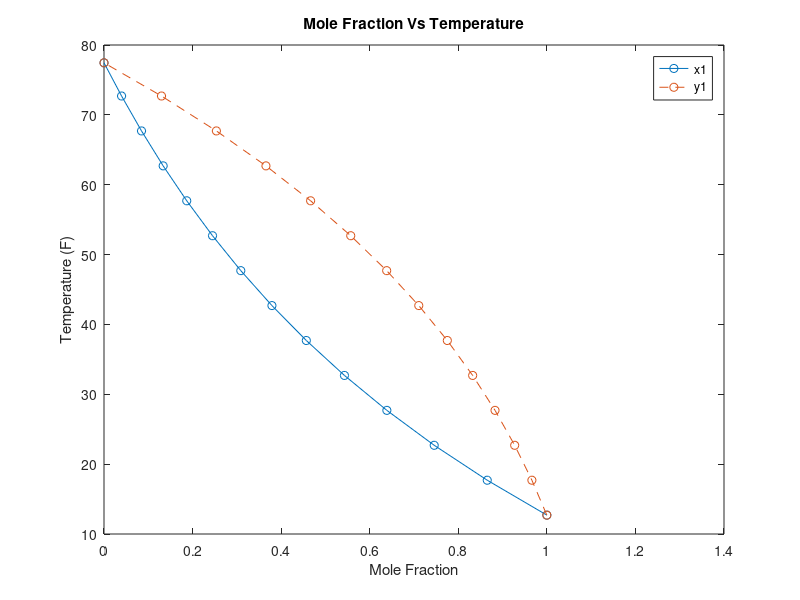

Write the MATLAB code that produced this figure.
% Question 2
P1vapb = [31.212, 43.913];
P1vapp = [8.5611, 12.866];
LvRB = log(31.212/43.913)/(1/529.67 - 1/549.67);
LvRP = log(8.5611/12.866)/(1/529.67 - 1/549.67);
T_range = [(1/529.67 + (log(10/31.212)/LvRB))^-1 (1/529.67 + (log(10/8.5611)/LvRP))^-1];

T = T_range(1):5:T_range(2);
T = [T T_range(2)];

P2vapb = 31.212./exp(LvRB*(1/529.67 - 1./T));
P2vapp = 8.5611./exp(LvRP*(1/529.67 - 1./T));
x1 = (10 - P2vapp)./(P2vapb - P2vapp);
y1 = x1.*P2vapb/10;

T = T - 459.67;

plot(x1, T, 'o-');
hold on
plot(y1, T, 'o--');
title('Mole Fraction Vs Temperature')
xlabel('Mole Fraction')
ylabel('Temperature (F)')
legend('x1', 'y1')